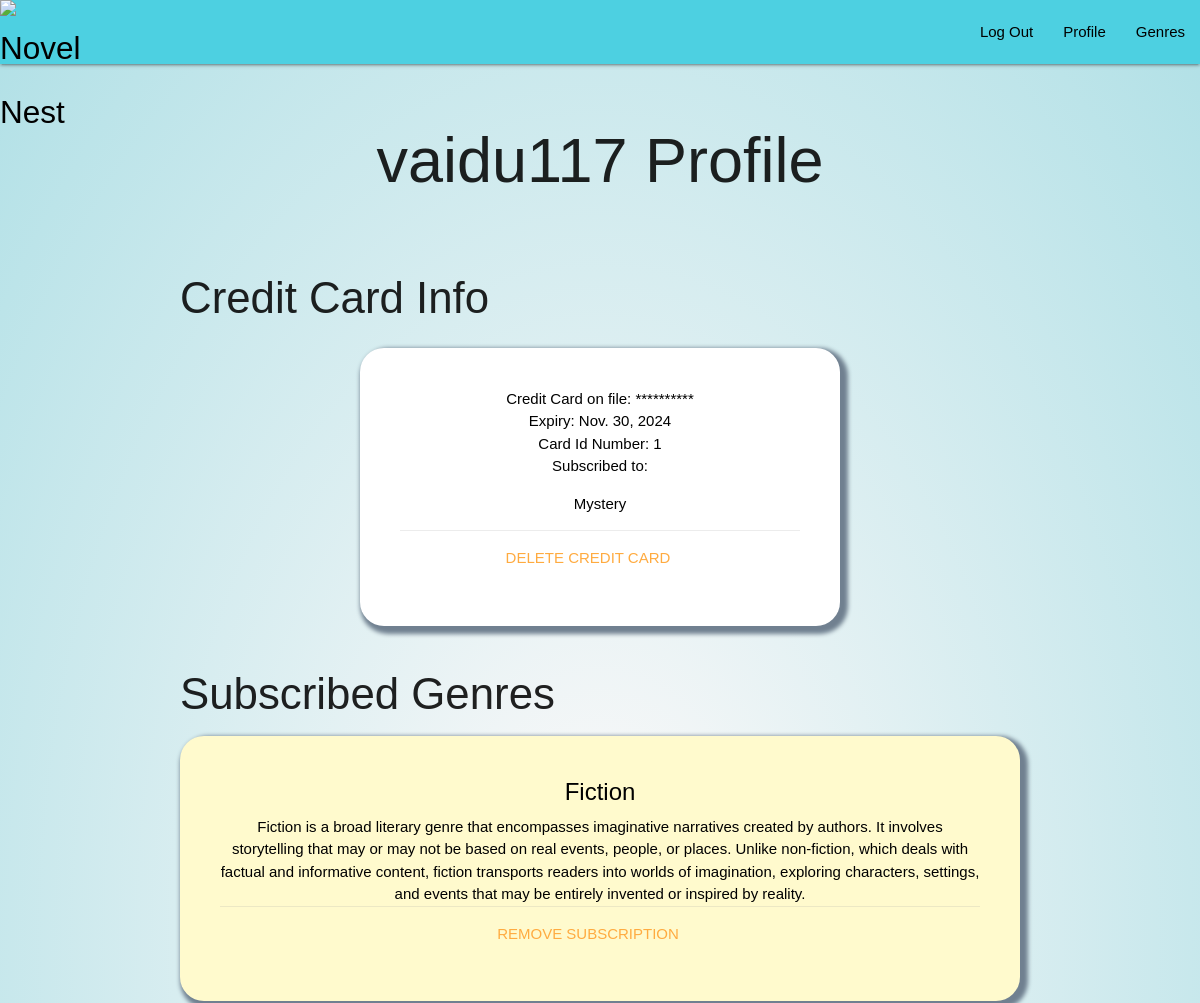
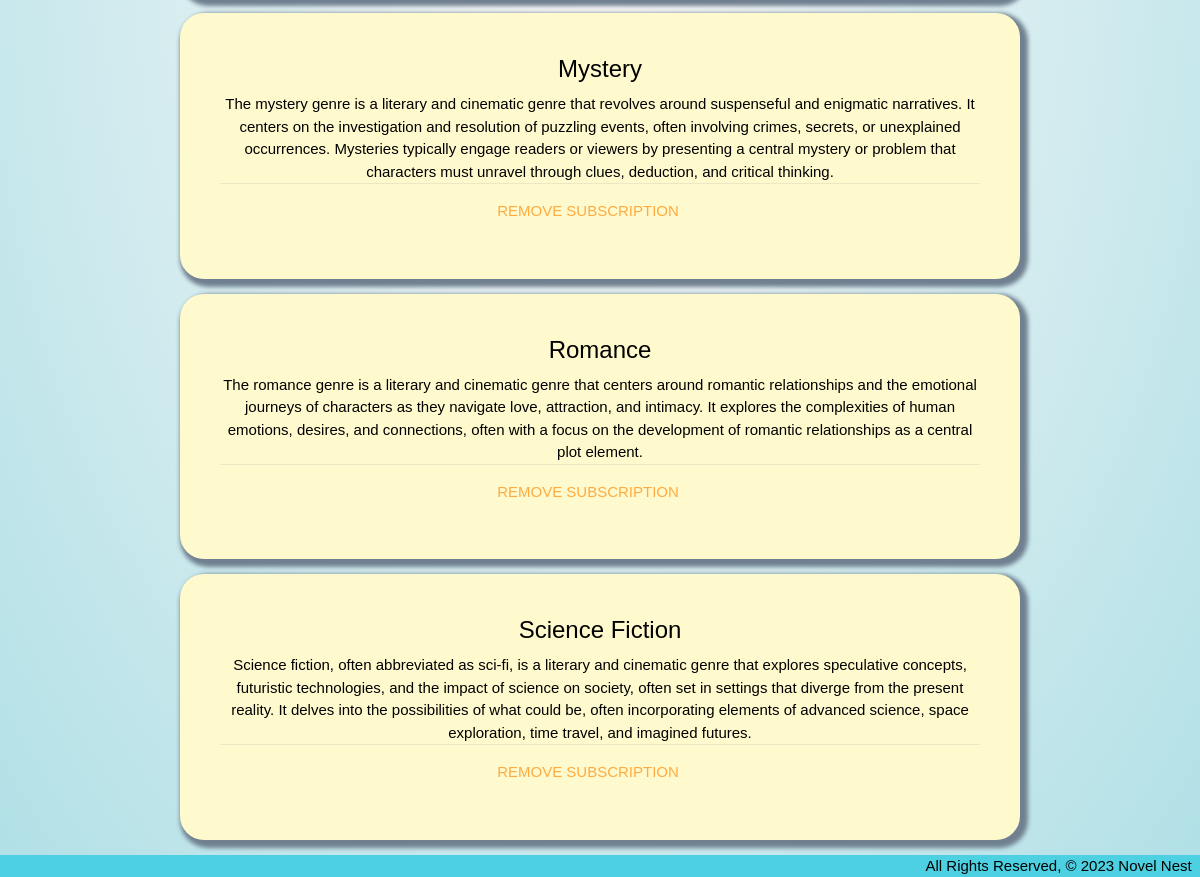
Page /profile/ (signed in) on the committed database (2 pictures, top to bottom).
### main_app/models.py (models this page shows)
class CreditCard(models.Model):
    number = models.IntegerField()
    expiry = models.DateField('Expiration Date')
    cvv = models.IntegerField()
    user = models.ForeignKey(User, on_delete=models.CASCADE)
    genres = models.ManyToManyField(Genre)

class Genre(models.Model):
    title = models.CharField(max_length=50)
    description = models.TextField(max_length=500)
    subscribers = models.ManyToManyField(User)

### main_app/views.py (the view)
# urls.py: path('profile/', views.profile, name='profile'),
@login_required
def profile(request):
    credit_card_form = CreditCardForm()
    try:
        user_credit_card = CreditCard.objects.filter(user=request.user.id)
    except Exception as e:
        user_credit_card = 0
        print(e)
    try:
        user_genre = Genre.objects.filter(subscribers=request.user.id)
    except Exception as e:
        user_genre = 0
    return render(request, 'profile.html', {
        'user_credit_card': user_credit_card,
        'user_genre': user_genre,
        'credit_card_form': credit_card_form
    })

### main_app/templates/profile.html (shortened to what this page needs)
{% extends 'base.html' %} {% block content %}
<h1 style="padding: 20px 20px 50px 20px; text-align: center">
  {{ user.username }} Profile
</h1>
<h3>Credit Card Info</h3>
<div
  class="container"
  style="
    display: flex;
    flex-direction: column;
    justify-content: center;
    align-items: center;
  "
>
  {% if user_credit_card %} {% for credit_card in user_credit_card %}
  <div class="card" id="credit_card" style="background-color: white">
    <div class="card-content">
      <span>Credit Card on file: **********</span>
      <p>Expiry: {{ credit_card.expiry }}</p>
      <p>Card Id Number: {{ credit_card.id }}</p>
      <p>Subscribed to:</p>
      <ul>
        {% for genre in credit_card.genres.all%}
        <li>{{genre.title}}</li>
        {% endfor %}
      </ul>
      <div class="card-action">
        <a href="{% url 'credit_card_delete' credit_card.id %}"
          >Delete Credit Card</a
        >
      </div>
    </div>
  </div>
  {% endfor %} {% endif %}
</div>
<h3>Subscribed Genres</h3>
{% if user_genre %} {% for genre in user_genre %}
<div class="card">
  <div class="card-content">
    <span class="card-title">{{ genre.title }}</span>
    <p>{{ genre.description }}</p>
    <div class="card-action">
      <a href="{% url 'genre_remove' genre.id %}">Remove Subscription</a>
    </div>
  </div>
</div>
{% endfor %} {% else %}
<p>No Genres Subscribed Yet</p>
{%endif%} {% endblock %}

### main_app/static/css/style.css (style rules this page uses)
body { display: flex; min-height: 100vh; flex-direction: column; margin: 0; font-family: Arial, sans-serif; justify-content: center; background-color: snow; background-image: radial-gradient(snow, powderblue); }
.card { box-shadow: 4px 4px 4px 4px slategrey; text-align: center; padding: 16px; border-radius: 2vmin; background-color: lemonchiffon; color: black; transition: all 0.3s ease; }
#credit_card { width: 40vw; }

### rows in the picture
CreditCard: expiry "Nov. 30, 2024", id "1"
Genre: title "Mystery", description "The mystery genre is a literary and cinematic genre that revolves around suspenseful and enigmatic narratives. It centers on the investigation and resolution of puzzling events, often involving crimes, secrets, or unexplained occurrences. Mysteries typically engage readers or viewers by presenting a central mystery or problem that characters must unravel through clues, deduction, and critical thinking."
Genre: title "Fiction", description "Fiction is a broad literary genre that encompasses imaginative narratives created by authors. It involves storytelling that may or may not be based on real events, people, or places. Unlike non-fiction, which deals with factual and informative content, fiction transports readers into worlds of imagination, exploring characters, settings, and events that may be entirely invented or inspired by reality."
Genre: title "Romance", description "The romance genre is a literary and cinematic genre that centers around romantic relationships and the emotional journeys of characters as they navigate love, attraction, and intimacy. It explores the complexities of human emotions, desires, and connections, often with a focus on the development of romantic relationships as a central plot element."
Genre: title "Science Fiction", description "Science fiction, often abbreviated as sci-fi, is a literary and cinematic genre that explores speculative concepts, futuristic technologies, and the impact of science on society, often set in settings that diverge from the present reality. It delves into the possibilities of what could be, often incorporating elements of advanced science, space exploration, time travel, and imagined futures."

### other values in the picture
{{ user.username }} "vaidu117"
